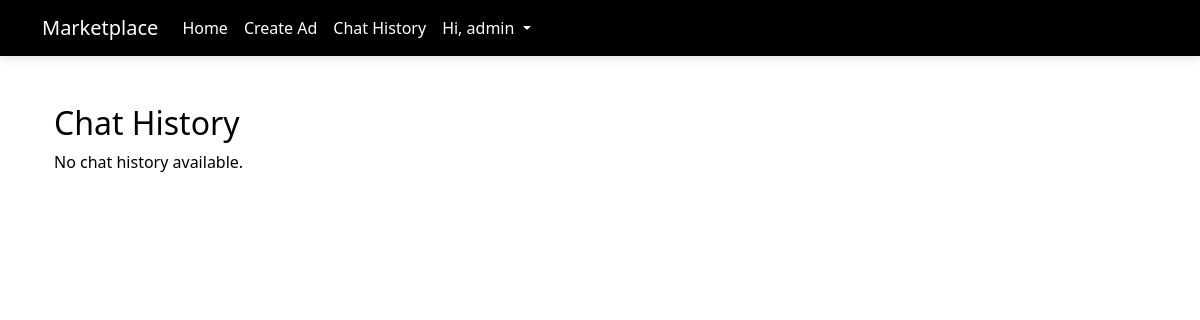
Before: /chat-history/ (signed in) with the older database file.
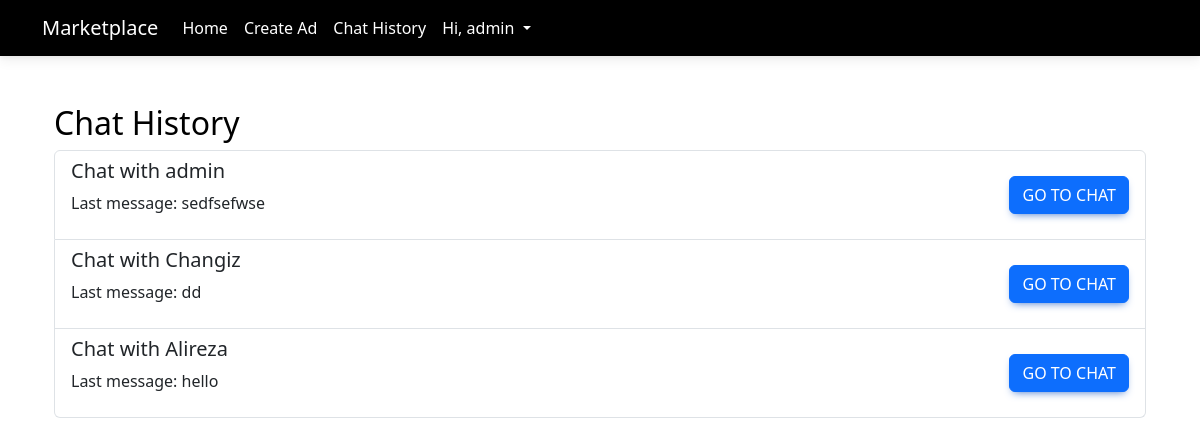
After: the same page with the newer database file.
### Main/models.py (models this page shows, shortened)
class Room(models.Model):
    user1 = models.ForeignKey(
        settings.AUTH_USER_MODEL,
        related_name='user1_rooms',
        on_delete=models.CASCADE
    )
    user2 = models.ForeignKey(
        settings.AUTH_USER_MODEL,
        related_name='user2_rooms',
        on_delete=models.CASCADE
    )
    created_at = models.DateTimeField(auto_now_add=True)
    token = models.CharField(max_length=10, unique=True, blank=True, null=True)
    class Meta:
        unique_together = ('user1', 'user2')

class Users(AbstractBaseUser, PermissionsMixin):
    id = models.AutoField(primary_key=True)
    username = models.CharField(_("username"),unique=True,max_length=50)
    email = models.EmailField(_("email address"), unique=True)
    is_staff = models.BooleanField(default=False)
    is_active = models.BooleanField(default=True)
    date_joined = models.DateTimeField(default=timezone.now)
    first_name = models.CharField(max_length=20)
    last_name = models.CharField(max_length=30, blank=True)
    phone_number = models.CharField(max_length=20)
    slug = models.SlugField(max_length=200, unique=True)
    USERNAME_FIELD = "username"
    REQUIRED_FIELDS = []
    objects = CustomUserManager()

class Message(models.Model):
    room = models.ForeignKey(Room, related_name='messages', on_delete=models.CASCADE)
    sender = models.ForeignKey( settings.AUTH_USER_MODEL,
                               related_name='messages',
                               on_delete=models.CASCADE
                               )
    content = models.TextField()
    timestamp = models.DateTimeField(auto_now_add=True)
    updated_at = models.DateTimeField(auto_now=True)

### Main/views.py (the view)
# urls.py: path('chat-history/', chat_history, name='chat_history'),
@login_required
def chat_history(request):
    rooms = Room.objects.filter(user1=request.user) | Room.objects.filter(user2=request.user)
    return render(request, 'Chat/chat_history.html', {'rooms': rooms})

### templates/Chat/chat_history.html
{% extends "base.html" %}
{% block content %}
<div class="container mt-5">
    <h2>Chat History</h2>
    <div class="list-group">
        {% if rooms %}
            {% for room in rooms %}
            <div class="list-group-item d-flex justify-content-between align-items-center">
                <div>
                    <h5>Chat with
                        {% if request.user == room.user1 %}
                            {{ room.user2.username }}
                        {% else %}
                            {{ room.user1.username }}
                        {% endif %}
                    </h5>
                    <p>Last message:
                        {% with room.messages.last as last_message %}
                            {{ last_message.content }}
                        {% endwith %}
                    </p>
                </div>
                <a href="{% url 'room_detail' token=room.token %}" class="btn btn-primary">Go to Chat</a>
            </div>
            {% endfor %}
        {% else %}
            <p>No chat history available.</p>
        {% endif %}
    </div>
</div>
{% endblock %}

Changed rows visible on the page:
added Room: user2.username "admin", messages.last.content "sedfsefwse"
added Room: user1.username "Changiz", messages.last.content "dd"
added Room: user1.username "Alireza", messages.last.content "hello"
Other visible differences:
text no longer shown: "No chat history available."
